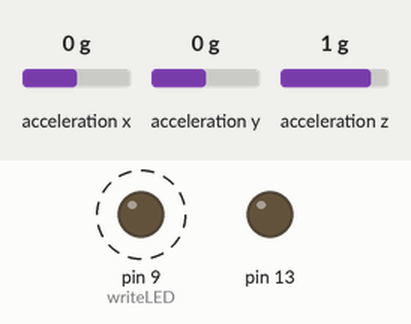
A sketch run on a simulated Arduino Uno, built with avr-gcc and run on an emulated ATmega328P. Shown: output pins drawn as LEDs (lit = HIGH). Dashed ring = blinking. The inputs (shaded band) are chosen by the test bench; at power-on: acceleration x 0 g, acceleration y 0 g, acceleration z 1 g. Storage starts empty; what the sketch prints to the serial monitor is not drawn.

Above: at 0.19 s.
Timing chart, 0 to 3.0 s (numbered marks = the images above):
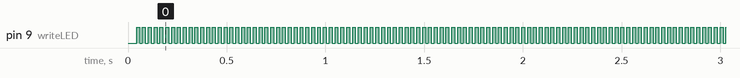

The sketch:

ACC_Logger.ino
```cpp
#include <SPI.h>
#include <SD.h>
#include <Wire.h>
#include <ADXL345.h>
#include <Adafruit_Sensor.h>
ADXL345 adxl; //variable adxl is an instance of the ADXL345 library

// globals
#define cardSelect 4

File logfile;
int writeLED=9; //status LED

//variables for processing measurements
unsigned long start, finished, elapsed;

// blink out an error code
void error(uint8_t errno) {
  while(1) {
    uint8_t i;
    for (i=0; i<errno; i++) {
      digitalWrite(13, HIGH);
      delay(100);
      digitalWrite(13, LOW);
      delay(100);
    }
    for (i=errno; i<10; i++) {
      delay(200);
    }
  }
}


void setup() {
  // connect at 115200 to monitor device
  // also spit it out
  Serial.begin(115200);
  //while (!Serial) ;
  Serial.println("\r\nAnalog logger test");

  //switch on accelerometer
  adxl.powerOn();
  //set range to +-16
  adxl.setRangeSetting(16);
  //switch on self test
  adxl.setSelfTestBit(0);
  adxl.setFullResBit(1);
  pinMode(13, OUTPUT);
  pinMode(writeLED, OUTPUT);

  // see if the card is present
  if (!SD.begin(cardSelect)) {
    Serial.println("Card init. failed!");
    error(2);
  }
  char filename[15];
  strcpy(filename, "ANALOG00.CSV");
  for (uint8_t i = 0; i < 100; i++) {
    filename[6] = '0' + i/10;
    filename[7] = '0' + i%10;
    // create if does not exist, do not open existing, write, sync after write
    if (! SD.exists(filename)) {
      break;
    }
  }

  logfile = SD.open(filename, FILE_WRITE);
  if( ! logfile ) {
    Serial.print("Couldnt create ");
    Serial.println(filename);
    error(3);
  }

  Serial.print("Writing to ");
  Serial.println(filename);

  pinMode(13, OUTPUT);
  Serial.println("Ready!");

  Serial.println("x,y,z"); //print column names
  logfile.println("x,y,z");
}

uint8_t i=0;
void loop() {
  //measure processing time
   start=millis();
  //get the last filename
   char filename[15];
  strcpy(filename, "ANALOG00.CSV");
  for (uint8_t i = 0; i < 100; i++) {
    filename[6] = '0' + i/10;
    filename[7] = '0' + i%10;
   if (!SD.exists(filename)) {
    filename[6] = '0' + (i-1)/10;
    filename[7] = '0' + (i-1)%10;
      break;
    }
  }

  //open the logfile
  File logfile = SD.open(filename, FILE_WRITE);

  if(logfile){
  //read the accelerometer values and store them in variables  x,y,z
  int x,y,z;
  adxl.readXYZ(&x, &y, &z);

  //make variables for data
  double xyz[3];
  double ax,ay,az;

  //calculate g forces
  adxl.getAcceleration(xyz);
  ax = xyz[0];
  ay = xyz[1];
  az = xyz[2];

  //write data to serial
  Serial.print(ax);
  Serial.print(",");
  Serial.print(ay);
  Serial.print(",");
  Serial.println(az);

  //write data to file
  logfile.print(ax);
  logfile.print(",");
  logfile.print(ay);
  logfile.print(",");
  logfile.println(az);

  //flash writeLED when writing
  digitalWrite(writeLED, HIGH);

  //intervall of writing
  delay(10);

  //close the logfile
  logfile.close();
  //switch of writeLED when finished writing
  digitalWrite(writeLED, LOW);
  Serial.print("Processing Time:");
  finished=millis();
  elapsed=finished-start;
  Serial.println(elapsed);

  }
}
```

Measured:
- by itself, pin 9 (writeLED): alternates HIGH for 0.02 s and LOW for 0.01 s
